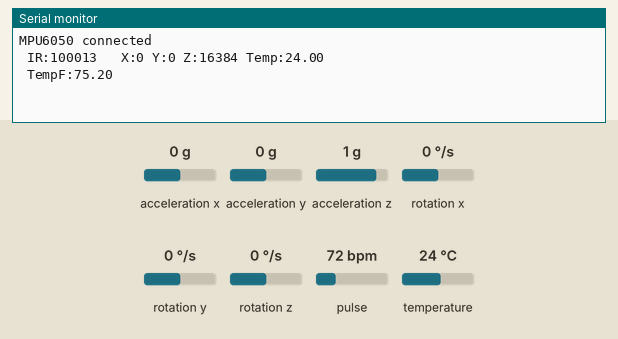
A program run on a simulated ESP32. Shown: the last lines printed to the serial monitor. The inputs (shaded band) are chosen by the test bench; at power-on: acceleration x 0 g, temperature 24 °C, acceleration y 0 g, acceleration z 1 g, pulse 72 bpm, rotation x 0 °/s, rotation y 0 °/s, rotation z 0 °/s.

Above: at 2.0 s.
2.1 s: acceleration x set to -1.4 g
At 3.1 s:
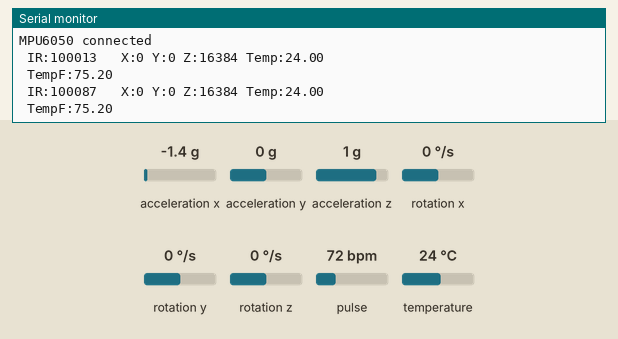
3.9 s: temperature set to 12 °C
At 5.4 s:
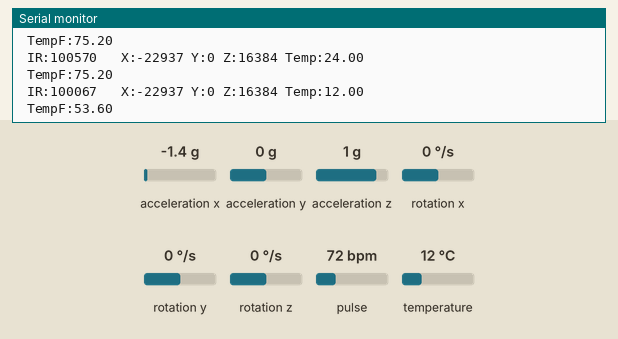
5.7 s: acceleration y set to -1.4 g
At 6.2 s:
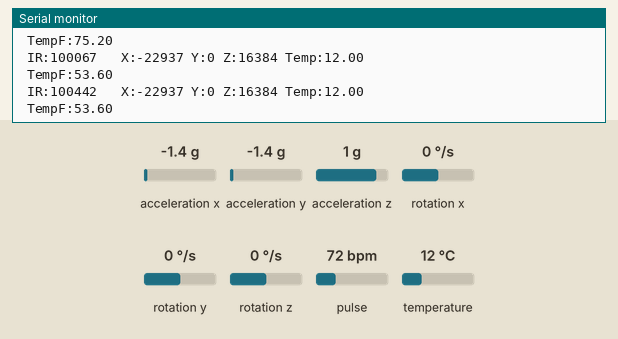
7.5 s: acceleration z set to -1.4 g
At 8.9 s:
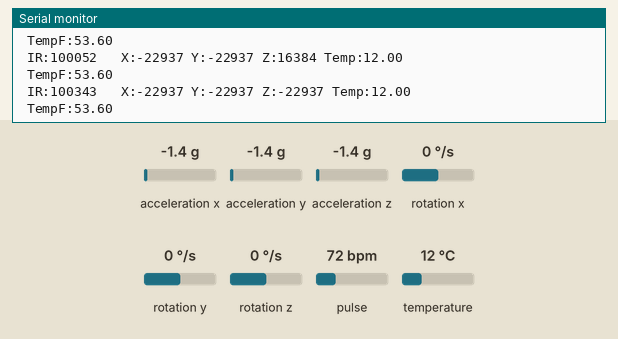
9.3 s: temperature set to 19 °C
At 10.2 s:
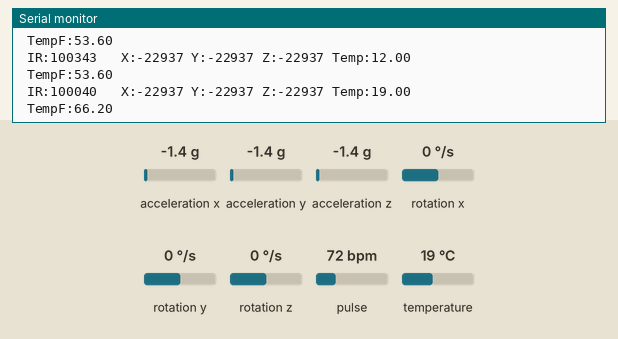
11.1 s: pulse set to 42 bpm
At 11.1 s:
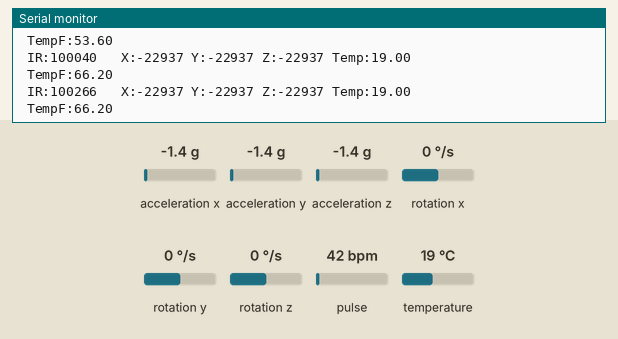
Timing chart, 0 to 13.9 s (numbered marks = the images above; inputs shaded):
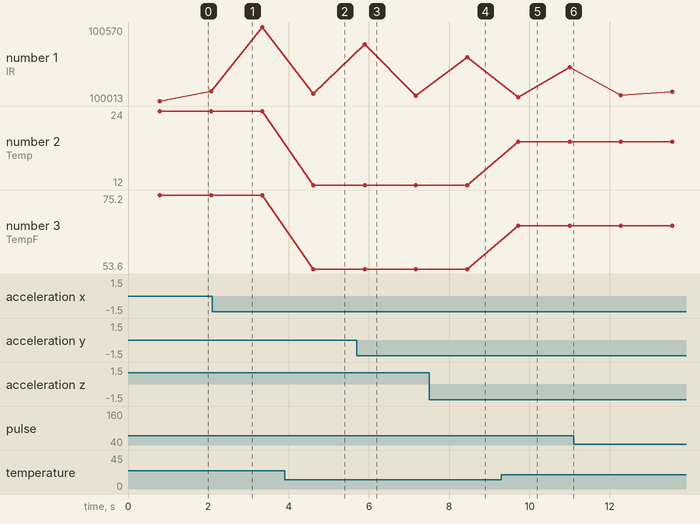

Measured:
- after the input at 3.9 s, the serial monitor: prints a new line after 0.72 s (image 2)
- after the input at 7.5 s, the serial monitor: prints a new line after 0.95 s (image 4)
- after the input at 9.3 s, the serial monitor: prints a new line after 0.43 s (image 5)
- plotted number 1: 100266 → 100084 after the input at 11.1 s
- plotted number 2: 24 → 12 after the input at 3.9 s, 12 → 19 after the input at 9.3 s
- plotted number 3: 75.2 → 53.6 after the input at 3.9 s, 53.6 → 66.2 after the input at 9.3 s

The program:

main.cpp
```cpp
#include <Arduino.h>
#include <MPU6050.h>
#include <Wire.h>
#include <math.h>
#include <DallasTemperature.h>
#include <OneWire.h>
#include <MAX30105.h>


MPU6050 mpu;
const int tempature_sensor = 4;
OneWire oneWire(tempature_sensor);
DallasTemperature sensors(&oneWire);
MAX30105 particleSensor;


void setup() {
  Serial.begin(115200);
  Wire.begin(21, 22);
  mpu.initialize();
  Serial.println(mpu.testConnection() ? "MPU6050 connected" : "MPU6050 FAILED");
  mpu.setFullScaleAccelRange(MPU6050_ACCEL_FS_2);
  sensors.begin();
  particleSensor.begin(Wire, I2C_SPEED_FAST);  // starts the I2C connection between sensor, at a speed of 400kHz
  particleSensor.setup(); //initializes the sensor with default settings
}

void loop() {
  // Accelerometer
  int16_t ax, ay, az;
  mpu.getAcceleration(&ax, &ay, &az);

 //temperature probe
 sensors.requestTemperatures(); //send the command to get temp
 float tempC = sensors.getTempCByIndex(0);
 float tempF = tempC * 9.0 / 5.0 + 32.0;

//heart rate sensor
long irValue = particleSensor.getIR();  // stores the value of how much infared light is bouncing back (a unitless number in range of 0 to 262143) in a long
  Serial.print(" IR:"); Serial.print(irValue); Serial.print("   ");

  Serial.print("X:"); Serial.print(ax);
  Serial.print(" Y:"); Serial.print(ay);
  Serial.print(" Z:"); Serial.print(az);
  Serial.print(" Temp:"); Serial.println(tempC);
  Serial.print(" TempF:"); Serial.println(tempF);

  delay(500);
}
```
